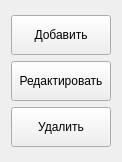
                    <widget class="QWidget" name="scrollAreaWidgetContents_6">
                     <property name="geometry">
                      <rect>
                       <x>0</x>
                       <y>0</y>
                       <width>122</width>
                       <height>162</height>
                      </rect>
                     </property>
                     <layout class="QVBoxLayout" name="verticalLayout_25">
                      <item>
                       <spacer name="verticalSpacer_20">
                        <property name="orientation">
                         <enum>Qt::Vertical</enum>
                        </property>
                        <property name="sizeHint" stdset="0">
                         <size>
                          <width>20</width>
                          <height>44</height>
                         </size>
                        </property>
                       </spacer>
                      </item>
                      <item>
                       <widget class="QPushButton" name="pushButton_addPosition">
                        <property name="minimumSize">
                         <size>
                          <width>0</width>
                          <height>40</height>
                         </size>
                        </property>
                        <property name="text">
                         <string>Добавить</string>
                        </property>
                       </widget>
                      </item>
                      <item>
                       <widget class="QPushButton" name="pushButton_editPosition">
                        <property name="minimumSize">
                         <size>
                          <width>0</width>
                          <height>40</height>
                         </size>
                        </property>
                        <property name="text">
                         <string>Редактировать</string>
                        </property>
                       </widget>
                      </item>
                      <item>
                       <widget class="QPushButton" name="pushButton_removePosition">
                        <property name="minimumSize">
                         <size>
                          <width>0</width>
                          <height>40</height>
                         </size>
                        </property>
                        <property name="text">
                         <string>Удалить</string>
                        </property>
                       </widget>
                      </item>
                      <item>
                       <spacer name="verticalSpacer_21">
                        <property name="orientation">
                         <enum>Qt::Vertical</enum>
                        </property>
                        <property name="sizeHint" stdset="0">
                         <size>
                          <width>20</width>
                          <height>44</height>
                         </size>
                        </property>
                       </spacer>
                      </item>
                     </layout>
                    </widget>
